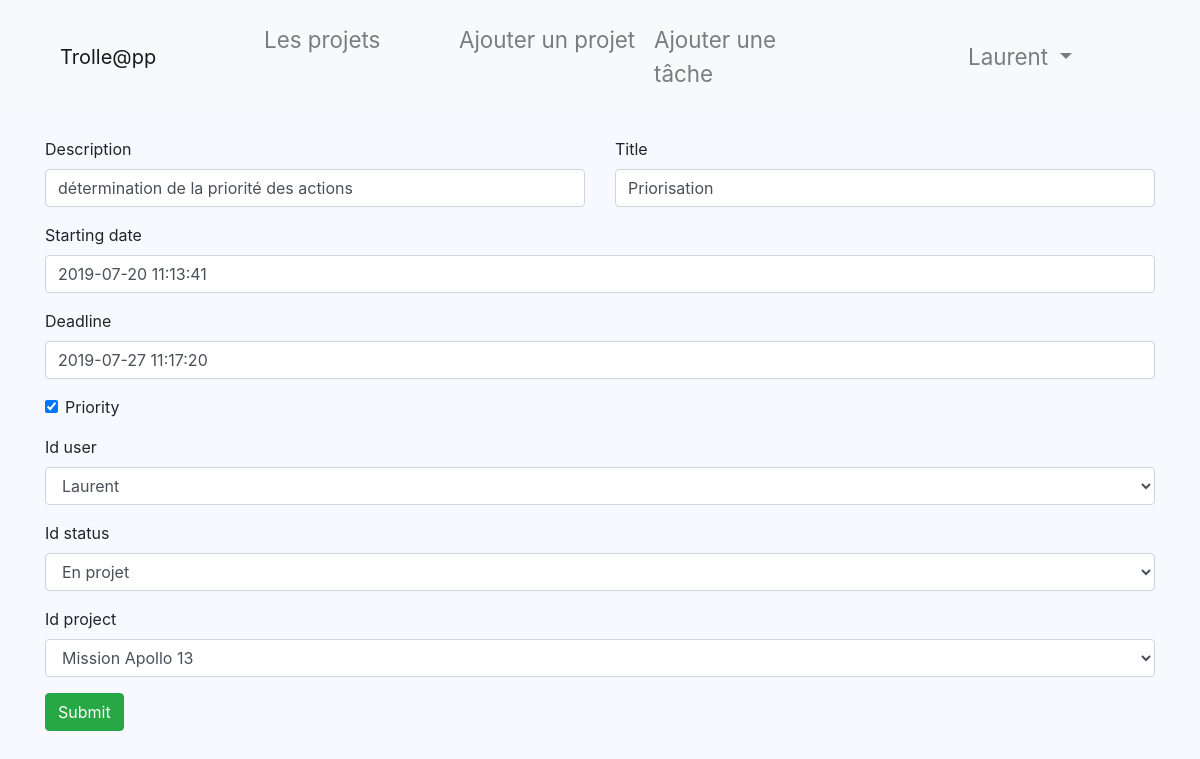
The page /projmanager/taskupdate/7 (signed in) on the database its author committed.
### projmanager/models.py (models this page shows, shortened)
class Task(models.Model):
    description = models.CharField(max_length=250)
    title = models.CharField(max_length=50)
    starting_date = models.DateTimeField()
    deadline = models.DateTimeField()
    priority = models.BooleanField(default=True)
    id_user = models.ForeignKey(User, on_delete=models.CASCADE)
    id_status = models.ForeignKey(Status, on_delete=models.CASCADE)
    id_project = models.ForeignKey(Project, on_delete=models.CASCADE)

### projmanager/views.py (the view)
# urls.py: path('taskupdate/<int:task_id>', views.Task_Update, name='taskupdate'),
@login_required
def Task_Update(request, task_id):
    instance = Task.objects.get(id=task_id)
    form = TaskForm(request.POST or None, instance=instance)
    if form.is_valid():
        form.save()
        return HttpResponseRedirect(reverse('projmanager:projects'))
    return render(request, 'projmanager/taskupdate.html', locals())

### projmanager/forms.py
class TaskForm(forms.ModelForm):
    class Meta:
        model = Task
        fields = '__all__'

### projmanager/models.py (called while the page is built)
    def __str__(self):
        return self.title

    def __str__(self):
        return self.level

### projmanager/templates/projmanager/taskupdate.html (shortened to what this page needs)
{% extends 'projmanager/base.html' %}
{% load static %}
{% load crispy_forms_tags %}
{% block content %}
    <form action="{% url "projmanager:taskupdate" task_id %}" method="post">
    <div class="row">
      <div class="col-6">
        {{ form.description|as_crispy_field }}
      </div>
      <div class="col-6">
        {{ form.title|as_crispy_field }}
      </div>
    </div>
    {{ form.starting_date|as_crispy_field }}
    {{ form.deadline|as_crispy_field }}
    {{ form.priority|as_crispy_field }}
    {{ form.id_user|as_crispy_field }}
    {{ form.id_status|as_crispy_field }}
     {{ form.id_project|as_crispy_field }}
        <button type="submit" value="Submit"class="btn btn-success">Submit</button>
    </form>
{% endblock %}

### projmanager/templates/projmanager/base.html (shortened to what this page needs)
{% load static %}
<!doctype html>
<html lang="en">
<head>
  <link rel="stylesheet" href="https://stackpath.bootstrapcdn.com/bootstrap/4.1.3/css/bootstrap.min.css">
  <link rel="stylesheet" href="{% static "projmanager/main.css" %}" />
</head>
<body>
	{% if user.is_authenticated %}
  <div class="barba">
  <nav class="navbar navbar-expand-lg navbar-light bg-light mb-4">
    <div class="container">
      <a class="navbar-brand" href="{% url 'projmanager:projects' %}">Trolle@pp</a>
      <div class="collapse navbar-collapse" id="navbarSupportedContent">
        <ul class="navbar-nav mr-auto">
          <li class="nav-item">
            <a class="nav-link" href="{% url 'projmanager:projects' %}">Les projets</a>
          </li>
            <li class="nav-item">
              <a class="nav-link" href="{% url 'projmanager:newproject' %}">Ajouter un projet</a>
            </li>
            <li class="nav-item">
             <span style=a:hover{color:white;}> <a class="nav-link" href="{% url 'projmanager:new_task' %}">Ajouter une tâche</a></span>
            </li>
          {% endif %}
        </ul>
        {% if user.is_authenticated %}
          <ul class="navbar-nav">
            <li class="nav-item dropdown">
              <a class="nav-link dropdown-toggle" href="#" id="navbarDropdown" role="button" data-toggle="dropdown" aria-haspopup="true" aria-expanded="false">
                {{ user.username }}
              </a>
            </li>
          </ul>
        {% endif %}
      </div>
    </div>
  </nav>
  </div>
  <div class="container">
    {% block content %}
    {% endblock %}
  </div>

### projmanager/static/projmanager/main.css (style rules this page uses)
body { background: #F8F8FF; }
.barba { color: white; font-size: 1.4em; }
.barba a { color: white; }
.barba a { padding: 15px; width: 195px; color: white; }
.navbar-brand { color: green; width: 200px; padding: 30px : margin: 20px : }
.nav-item, .nav-link a { color: white; }

### rows shown on the page
Task: description "détermination de la priorité des actions", title "Priorisation", starting_date "2019-07-20 11:13:41", deadline "2019-07-27 11:17:20", priority "☑", id_user "Laurent", id_status "En projet", id_project "Mission Apollo 13"

### other values the page prints
{{ user.username }} "Laurent"
